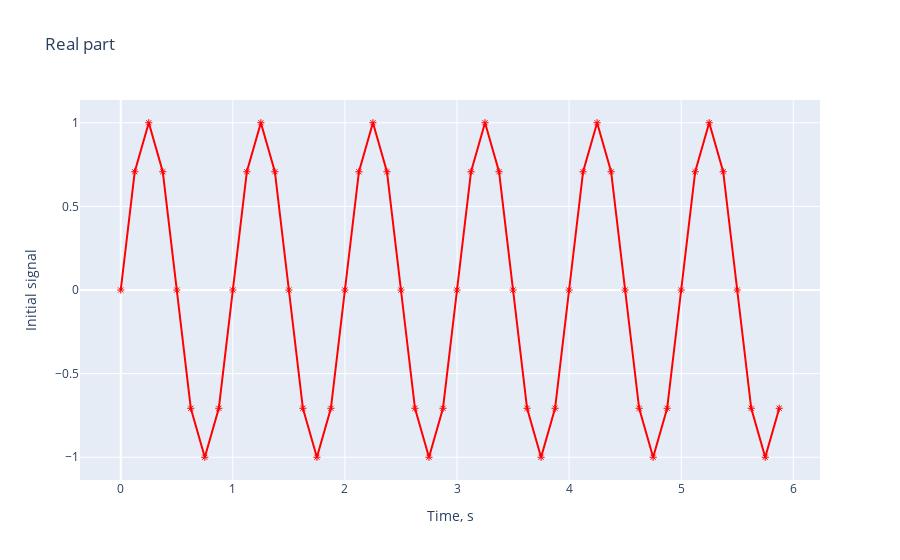

The notebook cell saved with this chart:
### Code cell
data = [
    go.Scatter(
        x = t,
        y = np.real(y),
        mode = 'markers+lines',
        marker = dict(color='red', symbol=135)
    )
]
layout = go.Layout(
    title = 'Real part',
    xaxis=dict(title='Time, s'),
    yaxis=dict(title='Initial signal')
    )
fig = go.Figure(data=data, layout=layout)
iplot(fig)

### Figure 1 — Plotly figure (JSON) as saved in the notebook; plotly's stock layout.template omitted (floating-point values rounded to 4 significant figures)
{"data": [{"marker": {"color": "red", "symbol": 135}, "x": [0, 0.125, 0.25, 0.375, 0.5, 0.625, 0.75, 0.875, 1, 1.125, 1.25, 1.375, 1.5, 1.625, 1.75, 1.875, 2, 2.125, 2.25, 2.375, 2.5, 2.625, 2.75, 2.875, 3, 3.125, 3.25, 3.375, 3.5, 3.625, 3.75, 3.875, 4, 4.125, 4.25, 4.375, 4.5, 4.625, 4.75, 4.875, 5, 5.125, 5.25, 5.375, 5.5, 5.625, 5.75, 5.875], "type": "scatter", "mode": "markers+lines", "y": [0, 0.7071, 1, 0.7071, 1.225e-16, -0.7071, -1, -0.7071, -2.449e-16, 0.7071, 1, 0.7071, 3.674e-16, -0.7071, -1, -0.7071, -4.899e-16, 0.7071, 1, 0.7071, 6.123e-16, -0.7071, -1, -0.7071, -7.348e-16, 0.7071, 1, 0.7071, 8.573e-16, -0.7071, -1, -0.7071, -9.797e-16, 0.7071, 1, 0.7071, 1.102e-15, -0.7071, -1, -0.7071, -1.225e-15, 0.7071, 1, 0.7071, 4.9e-15, -0.7071, -1, -0.7071]}], "layout": {"yaxis": {"title": {"text": "Initial signal"}}, "xaxis": {"title": {"text": "Time, s"}}, "title": {"text": "Real part"}}}
